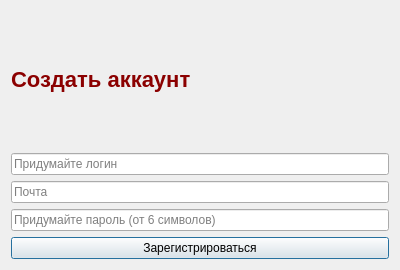
<?xml version="1.0" encoding="UTF-8"?>
<ui version="4.0">
 <class>RegisterDialog</class>
 <widget class="QDialog" name="RegisterDialog">
  <property name="geometry">
   <rect>
    <x>0</x>
    <y>0</y>
    <width>400</width>
    <height>270</height>
   </rect>
  </property>
  <property name="minimumSize">
   <size>
    <width>400</width>
    <height>270</height>
   </size>
  </property>
  <property name="windowTitle">
   <string>Регистрация</string>
  </property>
  <layout class="QVBoxLayout" name="rootLayout">
   <item>
    <widget class="QLabel" name="titleLabel">
     <property name="styleSheet">
      <string notr="true">font-size:22px;font-weight:bold;color:#8B0000</string>
     </property>
     <property name="text">
      <string>Создать аккаунт</string>
     </property>
    </widget>
   </item>
   <item>
    <widget class="QLineEdit" name="loginEdit">
     <property name="placeholderText">
      <string>Придумайте логин</string>
     </property>
    </widget>
   </item>
   <item>
    <widget class="QLineEdit" name="emailEdit">
     <property name="placeholderText">
      <string>Почта</string>
     </property>
    </widget>
   </item>
   <item>
    <widget class="QLineEdit" name="passwordEdit">
     <property name="echoMode">
      <enum>QLineEdit::Password</enum>
     </property>
     <property name="placeholderText">
      <string>Придумайте пароль (от 6 символов)</string>
     </property>
    </widget>
   </item>
   <item>
    <widget class="QPushButton" name="registerButton">
     <property name="text">
      <string>Зарегистрироваться</string>
     </property>
    </widget>
   </item>
  </layout>
 </widget>
 <resources/>
 <connections/>
</ui>
